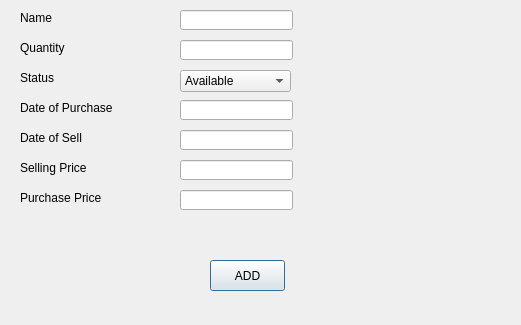
<?xml version="1.0" encoding="UTF-8"?>
<ui version="4.0">
 <class>AddItem</class>
 <widget class="QDialog" name="AddItem">
  <property name="windowModality">
   <enum>Qt::WindowModal</enum>
  </property>
  <property name="geometry">
   <rect>
    <x>0</x>
    <y>0</y>
    <width>521</width>
    <height>325</height>
   </rect>
  </property>
  <property name="windowTitle">
   <string>Add an Item</string>
  </property>
  <property name="inputMethodHints">
   <set>Qt::ImhExclusiveInputMask</set>
  </property>
  <widget class="QPushButton" name="btnAdd">
   <property name="geometry">
    <rect>
     <x>210</x>
     <y>260</y>
     <width>75</width>
     <height>31</height>
    </rect>
   </property>
   <property name="font">
    <font>
     <pointsize>9</pointsize>
    </font>
   </property>
   <property name="text">
    <string>ADD</string>
   </property>
  </widget>
  <widget class="QLabel" name="label">
   <property name="geometry">
    <rect>
     <x>20</x>
     <y>10</y>
     <width>121</width>
     <height>16</height>
    </rect>
   </property>
   <property name="font">
    <font>
     <pointsize>9</pointsize>
    </font>
   </property>
   <property name="text">
    <string>Name</string>
   </property>
  </widget>
  <widget class="QLineEdit" name="txtName">
   <property name="geometry">
    <rect>
     <x>180</x>
     <y>10</y>
     <width>113</width>
     <height>20</height>
    </rect>
   </property>
   <property name="font">
    <font>
     <pointsize>9</pointsize>
    </font>
   </property>
  </widget>
  <widget class="QLineEdit" name="txtQuantity">
   <property name="geometry">
    <rect>
     <x>180</x>
     <y>40</y>
     <width>113</width>
     <height>20</height>
    </rect>
   </property>
   <property name="font">
    <font>
     <pointsize>9</pointsize>
    </font>
   </property>
  </widget>
  <widget class="QLabel" name="label_2">
   <property name="geometry">
    <rect>
     <x>20</x>
     <y>40</y>
     <width>121</width>
     <height>16</height>
    </rect>
   </property>
   <property name="font">
    <font>
     <pointsize>9</pointsize>
    </font>
   </property>
   <property name="text">
    <string>Quantity</string>
   </property>
  </widget>
  <widget class="QLabel" name="label_3">
   <property name="geometry">
    <rect>
     <x>20</x>
     <y>70</y>
     <width>121</width>
     <height>16</height>
    </rect>
   </property>
   <property name="font">
    <font>
     <pointsize>9</pointsize>
    </font>
   </property>
   <property name="text">
    <string>Status</string>
   </property>
  </widget>
  <widget class="QLineEdit" name="txtDOP">
   <property name="geometry">
    <rect>
     <x>180</x>
     <y>100</y>
     <width>113</width>
     <height>20</height>
    </rect>
   </property>
   <property name="font">
    <font>
     <pointsize>9</pointsize>
    </font>
   </property>
  </widget>
  <widget class="QLabel" name="label_4">
   <property name="geometry">
    <rect>
     <x>20</x>
     <y>100</y>
     <width>121</width>
     <height>16</height>
    </rect>
   </property>
   <property name="font">
    <font>
     <pointsize>9</pointsize>
    </font>
   </property>
   <property name="text">
    <string>Date of Purchase</string>
   </property>
  </widget>
  <widget class="QLineEdit" name="txtDOS">
   <property name="geometry">
    <rect>
     <x>180</x>
     <y>130</y>
     <width>113</width>
     <height>20</height>
    </rect>
   </property>
   <property name="font">
    <font>
     <pointsize>9</pointsize>
    </font>
   </property>
  </widget>
  <widget class="QLabel" name="label_5">
   <property name="geometry">
    <rect>
     <x>20</x>
     <y>130</y>
     <width>121</width>
     <height>16</height>
    </rect>
   </property>
   <property name="font">
    <font>
     <pointsize>9</pointsize>
    </font>
   </property>
   <property name="text">
    <string>Date of Sell</string>
   </property>
  </widget>
  <widget class="QLineEdit" name="txtSellingPrice">
   <property name="geometry">
    <rect>
     <x>180</x>
     <y>160</y>
     <width>113</width>
     <height>20</height>
    </rect>
   </property>
   <property name="font">
    <font>
     <pointsize>9</pointsize>
    </font>
   </property>
  </widget>
  <widget class="QLabel" name="label_6">
   <property name="geometry">
    <rect>
     <x>20</x>
     <y>160</y>
     <width>121</width>
     <height>16</height>
    </rect>
   </property>
   <property name="font">
    <font>
     <pointsize>9</pointsize>
    </font>
   </property>
   <property name="text">
    <string>Selling Price</string>
   </property>
  </widget>
  <widget class="QLineEdit" name="txtPurchasePrice">
   <property name="geometry">
    <rect>
     <x>180</x>
     <y>190</y>
     <width>113</width>
     <height>20</height>
    </rect>
   </property>
   <property name="font">
    <font>
     <pointsize>9</pointsize>
    </font>
   </property>
  </widget>
  <widget class="QLabel" name="label_7">
   <property name="geometry">
    <rect>
     <x>20</x>
     <y>190</y>
     <width>121</width>
     <height>16</height>
    </rect>
   </property>
   <property name="font">
    <font>
     <pointsize>9</pointsize>
    </font>
   </property>
   <property name="text">
    <string>Purchase Price</string>
   </property>
  </widget>
  <widget class="QComboBox" name="cmbStatus">
   <property name="geometry">
    <rect>
     <x>180</x>
     <y>70</y>
     <width>111</width>
     <height>22</height>
    </rect>
   </property>
   <item>
    <property name="text">
     <string>Available</string>
    </property>
   </item>
   <item>
    <property name="text">
     <string>Expired</string>
    </property>
   </item>
   <item>
    <property name="text">
     <string>Sold</string>
    </property>
   </item>
   <item>
    <property name="text">
     <string>Return</string>
    </property>
   </item>
   <item>
    <property name="text">
     <string>Spoiled</string>
    </property>
   </item>
  </widget>
  <widget class="QLabel" name="lblInfo">
   <property name="geometry">
    <rect>
     <x>100</x>
     <y>240</y>
     <width>141</width>
     <height>16</height>
    </rect>
   </property>
   <property name="text">
    <string/>
   </property>
  </widget>
  <widget class="QLabel" name="addItemImage">
   <property name="geometry">
    <rect>
     <x>340</x>
     <y>30</y>
     <width>141</width>
     <height>161</height>
    </rect>
   </property>
   <property name="text">
    <string/>
   </property>
  </widget>
 </widget>
 <resources/>
 <connections/>
</ui>
